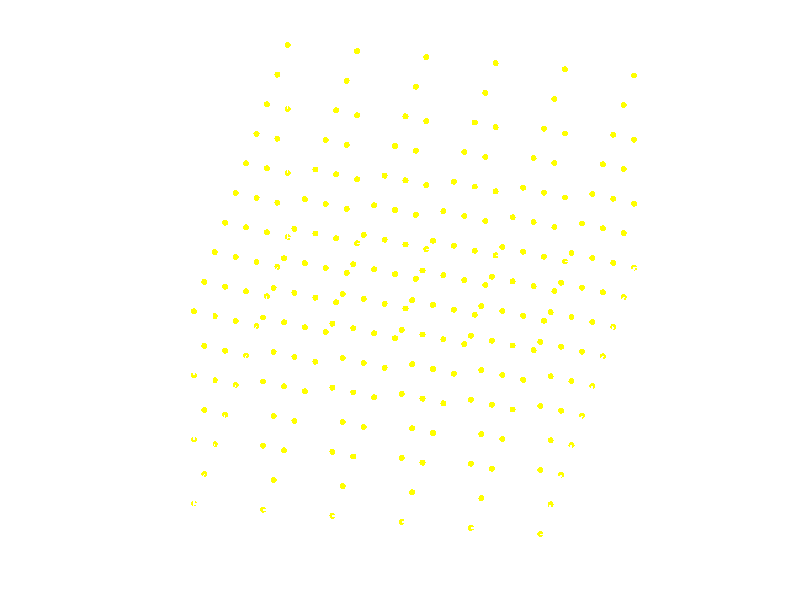

MATLAB code for this plot:
clc; clear; close all;

% Parámetros del espacio de trabajo
x_vals = linspace(0, 1, 10);     % Eje X
y_vals = linspace(0, 0.65, 6.5);     % Eje Y
z_vals = linspace(0, 0.41, 4.1);   % Eje Z

% Crear malla de puntos
[X, Y, Z] = meshgrid(x_vals, y_vals, z_vals);

% Convertir a vectores
Xv = X(:); Yv = Y(:); Zv = Z(:);

% Crear figura con fondo negro
figure('Color', 'k');  % fondo negro

% Graficar puntos en color amarillo
scatter3(Xv, Yv, Zv, 20, 'y', 'filled');

% Etiquetas y configuración
xlabel('X (m)', 'Color', 'w');
ylabel('Y (m)', 'Color', 'w');
zlabel('Z (m)', 'Color', 'w');
title('Espacio de trabajo del robot PPP (1 × 0.65 × 0.41 m)', 'Color', 'w');

% Ajustes visuales
axis equal;
axis([0 1 0 .65 0 .41]);
grid on;
set(gca, 'Color', 'k', 'XColor', 'w', 'YColor', 'w', 'ZColor', 'w');  % fondo negro en el área del gráfico
view(100, 30);